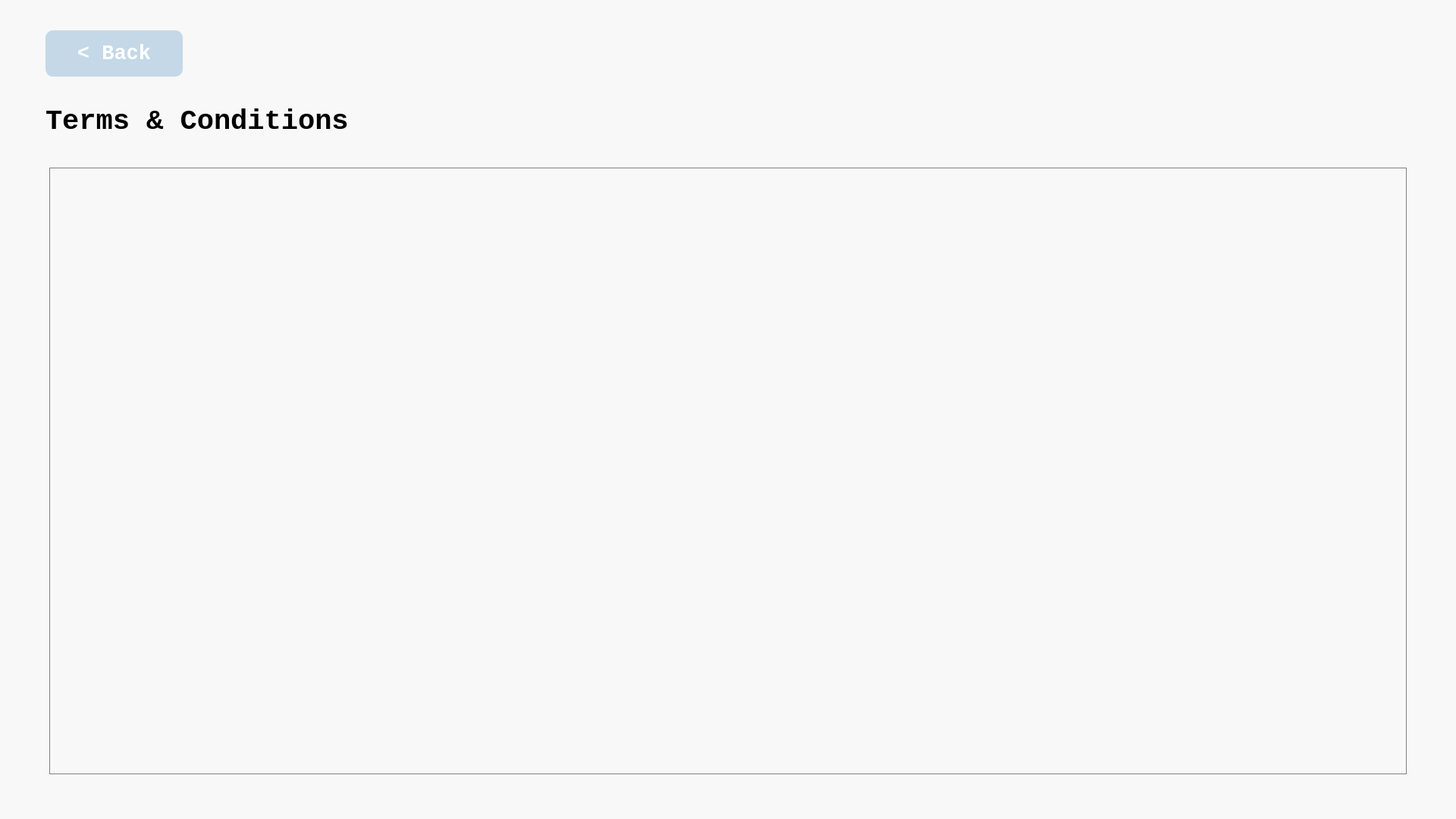
<?xml version="1.0" encoding="UTF-8"?>
<ui version="4.0">
 <class>Form</class>
 <widget class="QWidget" name="Form">
  <property name="geometry">
   <rect>
    <x>0</x>
    <y>0</y>
    <width>1920</width>
    <height>1080</height>
   </rect>
  </property>
  <property name="windowTitle">
   <string>Form</string>
  </property>
  <widget class="QWidget" name="whitebg" native="true">
   <property name="geometry">
    <rect>
     <x>0</x>
     <y>0</y>
     <width>1921</width>
     <height>1080</height>
    </rect>
   </property>
   <property name="styleSheet">
    <string notr="true">background-color: #F8F8F8;</string>
   </property>
   <widget class="QLabel" name="tnc_label">
    <property name="geometry">
     <rect>
      <x>60</x>
      <y>120</y>
      <width>481</width>
      <height>81</height>
     </rect>
    </property>
    <property name="font">
     <font>
      <family>Consolas</family>
      <pointsize>28</pointsize>
      <weight>75</weight>
      <bold>true</bold>
     </font>
    </property>
    <property name="text">
     <string>Terms &amp; Conditions</string>
    </property>
   </widget>
   <widget class="QPushButton" name="back_button">
    <property name="enabled">
     <bool>true</bool>
    </property>
    <property name="geometry">
     <rect>
      <x>60</x>
      <y>40</y>
      <width>181</width>
      <height>61</height>
     </rect>
    </property>
    <property name="font">
     <font>
      <family>Consolas</family>
      <pointsize>20</pointsize>
      <weight>75</weight>
      <bold>true</bold>
     </font>
    </property>
    <property name="autoFillBackground">
     <bool>false</bool>
    </property>
    <property name="styleSheet">
     <string notr="true">background-color: rgba(182, 208, 226,0.8);
color: rgb(255, 255, 255);
border-radius: 10px;</string>
    </property>
    <property name="text">
     <string>&lt; Back</string>
    </property>
    <property name="iconSize">
     <size>
      <width>70</width>
      <height>70</height>
     </size>
    </property>
   </widget>
   <widget class="QTextBrowser" name="textBrowser">
    <property name="geometry">
     <rect>
      <x>65</x>
      <y>221</y>
      <width>1790</width>
      <height>800</height>
     </rect>
    </property>
    <property name="maximumSize">
     <size>
      <width>1790</width>
      <height>800</height>
     </size>
    </property>
    <property name="styleSheet">
     <string notr="true">border-radius: 0px; border: 1px solid #808080</string>
    </property>
   </widget>
  </widget>
 </widget>
 <resources/>
 <connections/>
</ui>
